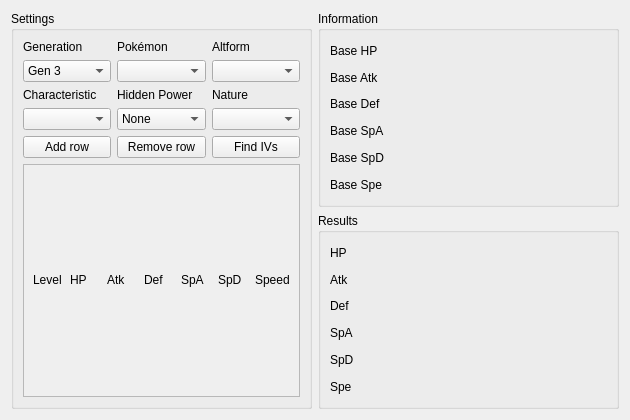
<?xml version="1.0" encoding="UTF-8"?>
<ui version="4.0">
 <class>IVCalculator</class>
 <widget class="QWidget" name="IVCalculator">
  <property name="geometry">
   <rect>
    <x>0</x>
    <y>0</y>
    <width>630</width>
    <height>420</height>
   </rect>
  </property>
  <property name="windowTitle">
   <string>IV Calculator</string>
  </property>
  <layout class="QGridLayout" name="gridLayout_3">
   <item row="0" column="0" rowspan="2">
    <widget class="QGroupBox" name="groupBoxSettings">
     <property name="title">
      <string>Settings</string>
     </property>
     <layout class="QGridLayout" name="gridLayout">
      <item row="2" column="0">
       <widget class="QLabel" name="labelCharacteristic">
        <property name="text">
         <string>Characteristic</string>
        </property>
       </widget>
      </item>
      <item row="0" column="0">
       <widget class="QLabel" name="labelGeneraiton">
        <property name="text">
         <string>Generation</string>
        </property>
       </widget>
      </item>
      <item row="0" column="2">
       <widget class="QLabel" name="labelAltForm">
        <property name="text">
         <string>Altform</string>
        </property>
       </widget>
      </item>
      <item row="1" column="2">
       <widget class="QComboBox" name="comboBoxAltForm"/>
      </item>
      <item row="1" column="1">
       <widget class="QComboBox" name="comboBoxPokemon"/>
      </item>
      <item row="4" column="2">
       <widget class="QPushButton" name="pushButtonFindIVs">
        <property name="text">
         <string>Find IVs</string>
        </property>
       </widget>
      </item>
      <item row="2" column="2">
       <widget class="QLabel" name="labelNature">
        <property name="text">
         <string>Nature</string>
        </property>
       </widget>
      </item>
      <item row="2" column="1">
       <widget class="QLabel" name="labelHiddenPower">
        <property name="text">
         <string>Hidden Power</string>
        </property>
       </widget>
      </item>
      <item row="0" column="1">
       <widget class="QLabel" name="labelSpecies">
        <property name="text">
         <string>Pokémon</string>
        </property>
       </widget>
      </item>
      <item row="3" column="1">
       <widget class="QComboBox" name="comboBoxHiddenPower">
        <item>
         <property name="text">
          <string>None</string>
         </property>
        </item>
       </widget>
      </item>
      <item row="3" column="0">
       <widget class="QComboBox" name="comboBoxCharacteristic"/>
      </item>
      <item row="3" column="2">
       <widget class="QComboBox" name="comboBoxNature"/>
      </item>
      <item row="1" column="0">
       <widget class="QComboBox" name="comboBoxGeneration">
        <item>
         <property name="text">
          <string>Gen 3</string>
         </property>
        </item>
        <item>
         <property name="text">
          <string>Gen 4</string>
         </property>
        </item>
        <item>
         <property name="text">
          <string>Gen 5</string>
         </property>
        </item>
        <item>
         <property name="text">
          <string>Gen 8</string>
         </property>
        </item>
       </widget>
      </item>
      <item row="5" column="0" colspan="3">
       <widget class="QScrollArea" name="scrollArea">
        <property name="widgetResizable">
         <bool>true</bool>
        </property>
        <widget class="QWidget" name="scrollAreaWidgetContents">
         <property name="geometry">
          <rect>
           <x>0</x>
           <y>0</y>
           <width>281</width>
           <height>234</height>
          </rect>
         </property>
         <layout class="QGridLayout" name="gridLayoutEntry">
          <item row="0" column="0">
           <widget class="QLabel" name="labelLevel">
            <property name="sizePolicy">
             <sizepolicy hsizetype="Preferred" vsizetype="Fixed">
              <horstretch>0</horstretch>
              <verstretch>0</verstretch>
             </sizepolicy>
            </property>
            <property name="text">
             <string>Level</string>
            </property>
           </widget>
          </item>
          <item row="0" column="1">
           <widget class="QLabel" name="labelHP">
            <property name="sizePolicy">
             <sizepolicy hsizetype="Preferred" vsizetype="Fixed">
              <horstretch>0</horstretch>
              <verstretch>0</verstretch>
             </sizepolicy>
            </property>
            <property name="text">
             <string>HP</string>
            </property>
           </widget>
          </item>
          <item row="0" column="2">
           <widget class="QLabel" name="labelAtk">
            <property name="sizePolicy">
             <sizepolicy hsizetype="Preferred" vsizetype="Fixed">
              <horstretch>0</horstretch>
              <verstretch>0</verstretch>
             </sizepolicy>
            </property>
            <property name="text">
             <string>Atk</string>
            </property>
           </widget>
          </item>
          <item row="0" column="3">
           <widget class="QLabel" name="labelDef">
            <property name="sizePolicy">
             <sizepolicy hsizetype="Preferred" vsizetype="Fixed">
              <horstretch>0</horstretch>
              <verstretch>0</verstretch>
             </sizepolicy>
            </property>
            <property name="text">
             <string>Def</string>
            </property>
           </widget>
          </item>
          <item row="0" column="4">
           <widget class="QLabel" name="labelSpA">
            <property name="sizePolicy">
             <sizepolicy hsizetype="Preferred" vsizetype="Fixed">
              <horstretch>0</horstretch>
              <verstretch>0</verstretch>
             </sizepolicy>
            </property>
            <property name="text">
             <string>SpA</string>
            </property>
           </widget>
          </item>
          <item row="0" column="5">
           <widget class="QLabel" name="labelSpD">
            <property name="sizePolicy">
             <sizepolicy hsizetype="Preferred" vsizetype="Fixed">
              <horstretch>0</horstretch>
              <verstretch>0</verstretch>
             </sizepolicy>
            </property>
            <property name="text">
             <string>SpD</string>
            </property>
           </widget>
          </item>
          <item row="0" column="6">
           <widget class="QLabel" name="labelSpe">
            <property name="sizePolicy">
             <sizepolicy hsizetype="Preferred" vsizetype="Fixed">
              <horstretch>0</horstretch>
              <verstretch>0</verstretch>
             </sizepolicy>
            </property>
            <property name="text">
             <string>Speed</string>
            </property>
           </widget>
          </item>
         </layout>
        </widget>
       </widget>
      </item>
      <item row="4" column="0">
       <widget class="QPushButton" name="pushButtonAddRow">
        <property name="text">
         <string>Add row</string>
        </property>
       </widget>
      </item>
      <item row="4" column="1">
       <widget class="QPushButton" name="pushButtonRemoveRow">
        <property name="text">
         <string>Remove row</string>
        </property>
       </widget>
      </item>
     </layout>
    </widget>
   </item>
   <item row="0" column="1">
    <widget class="QGroupBox" name="groupBoxInformation">
     <property name="title">
      <string>Information</string>
     </property>
     <layout class="QGridLayout" name="gridLayout_4">
      <item row="0" column="0">
       <widget class="QLabel" name="labelBaseHP">
        <property name="text">
         <string>Base HP</string>
        </property>
       </widget>
      </item>
      <item row="0" column="1">
       <widget class="QLabel" name="labelBaseHPValue">
        <property name="text">
         <string/>
        </property>
       </widget>
      </item>
      <item row="1" column="0">
       <widget class="QLabel" name="labelBaseAtk">
        <property name="text">
         <string>Base Atk</string>
        </property>
       </widget>
      </item>
      <item row="1" column="1">
       <widget class="QLabel" name="labelBaseAtkValue">
        <property name="text">
         <string/>
        </property>
       </widget>
      </item>
      <item row="2" column="0">
       <widget class="QLabel" name="labelBaseDef">
        <property name="text">
         <string>Base Def</string>
        </property>
       </widget>
      </item>
      <item row="2" column="1">
       <widget class="QLabel" name="labelBaseDefValue">
        <property name="text">
         <string/>
        </property>
       </widget>
      </item>
      <item row="3" column="0">
       <widget class="QLabel" name="labelBaseSpA">
        <property name="text">
         <string>Base SpA</string>
        </property>
       </widget>
      </item>
      <item row="3" column="1">
       <widget class="QLabel" name="labelBaseSpAValue">
        <property name="text">
         <string/>
        </property>
       </widget>
      </item>
      <item row="4" column="0">
       <widget class="QLabel" name="labelBaseSpD">
        <property name="text">
         <string>Base SpD</string>
        </property>
       </widget>
      </item>
      <item row="4" column="1">
       <widget class="QLabel" name="labelBaseSpDValue">
        <property name="text">
         <string/>
        </property>
       </widget>
      </item>
      <item row="5" column="0">
       <widget class="QLabel" name="labelBaseSpe">
        <property name="text">
         <string>Base Spe</string>
        </property>
       </widget>
      </item>
      <item row="5" column="1">
       <widget class="QLabel" name="labelBaseSpeValue">
        <property name="text">
         <string/>
        </property>
       </widget>
      </item>
     </layout>
    </widget>
   </item>
   <item row="1" column="1">
    <widget class="QGroupBox" name="groupBoxResults">
     <property name="title">
      <string>Results</string>
     </property>
     <layout class="QGridLayout" name="gridLayout_5">
      <item row="0" column="0">
       <widget class="QLabel" name="labelHPIV">
        <property name="text">
         <string>HP</string>
        </property>
       </widget>
      </item>
      <item row="0" column="1">
       <widget class="QLabel" name="labelHPIVValue">
        <property name="text">
         <string/>
        </property>
       </widget>
      </item>
      <item row="1" column="0">
       <widget class="QLabel" name="labelAtkIV">
        <property name="text">
         <string>Atk</string>
        </property>
       </widget>
      </item>
      <item row="1" column="1">
       <widget class="QLabel" name="labelAtkIVValue">
        <property name="text">
         <string/>
        </property>
       </widget>
      </item>
      <item row="2" column="0">
       <widget class="QLabel" name="labelDefIV">
        <property name="text">
         <string>Def</string>
        </property>
       </widget>
      </item>
      <item row="2" column="1">
       <widget class="QLabel" name="labelDefIVValue">
        <property name="text">
         <string/>
        </property>
       </widget>
      </item>
      <item row="3" column="0">
       <widget class="QLabel" name="labelSpAIV">
        <property name="text">
         <string>SpA</string>
        </property>
       </widget>
      </item>
      <item row="3" column="1">
       <widget class="QLabel" name="labelSpAIVValue">
        <property name="text">
         <string/>
        </property>
       </widget>
      </item>
      <item row="4" column="0">
       <widget class="QLabel" name="labelSpDIV">
        <property name="text">
         <string>SpD</string>
        </property>
       </widget>
      </item>
      <item row="4" column="1">
       <widget class="QLabel" name="labelSpDIVValue">
        <property name="text">
         <string/>
        </property>
       </widget>
      </item>
      <item row="5" column="0">
       <widget class="QLabel" name="labelSpeIV">
        <property name="text">
         <string>Spe</string>
        </property>
       </widget>
      </item>
      <item row="5" column="1">
       <widget class="QLabel" name="labelSpeIVValue">
        <property name="text">
         <string/>
        </property>
       </widget>
      </item>
     </layout>
    </widget>
   </item>
  </layout>
 </widget>
 <tabstops>
  <tabstop>comboBoxGeneration</tabstop>
  <tabstop>comboBoxPokemon</tabstop>
  <tabstop>comboBoxAltForm</tabstop>
  <tabstop>comboBoxCharacteristic</tabstop>
  <tabstop>comboBoxHiddenPower</tabstop>
  <tabstop>comboBoxNature</tabstop>
  <tabstop>pushButtonAddRow</tabstop>
  <tabstop>pushButtonRemoveRow</tabstop>
  <tabstop>pushButtonFindIVs</tabstop>
  <tabstop>scrollArea</tabstop>
 </tabstops>
 <resources/>
 <connections/>
</ui>
